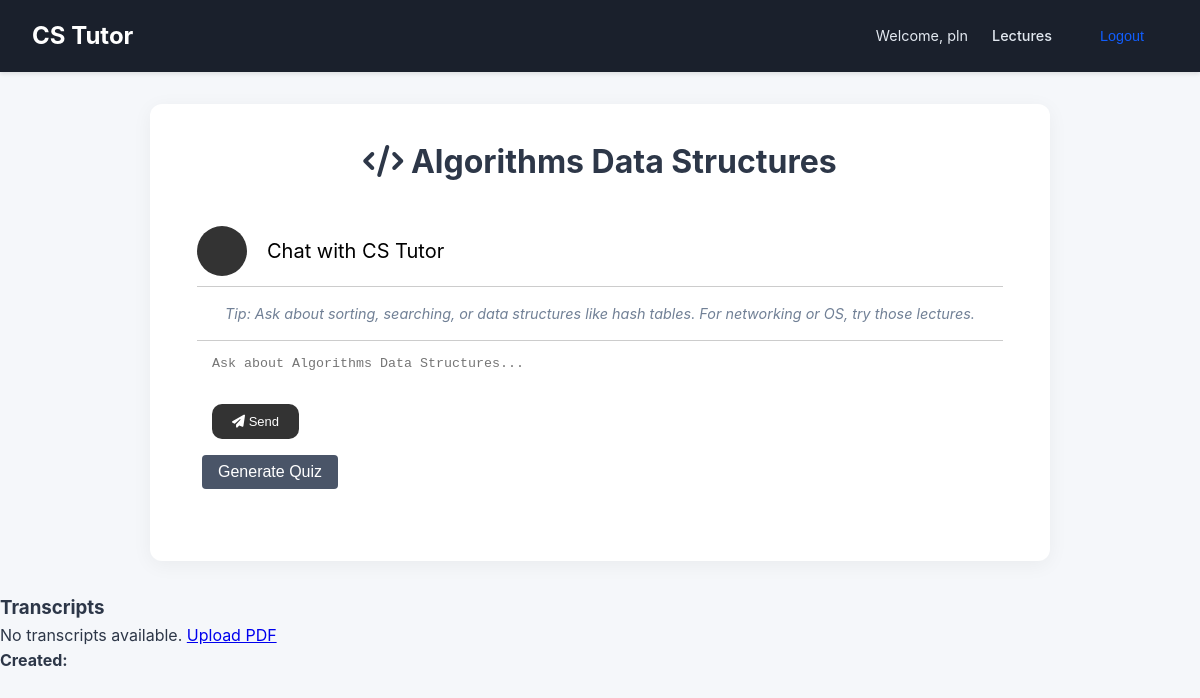
/lecture/algorithms_data_structures/ (signed in), run on an earlier commit of the app's database.
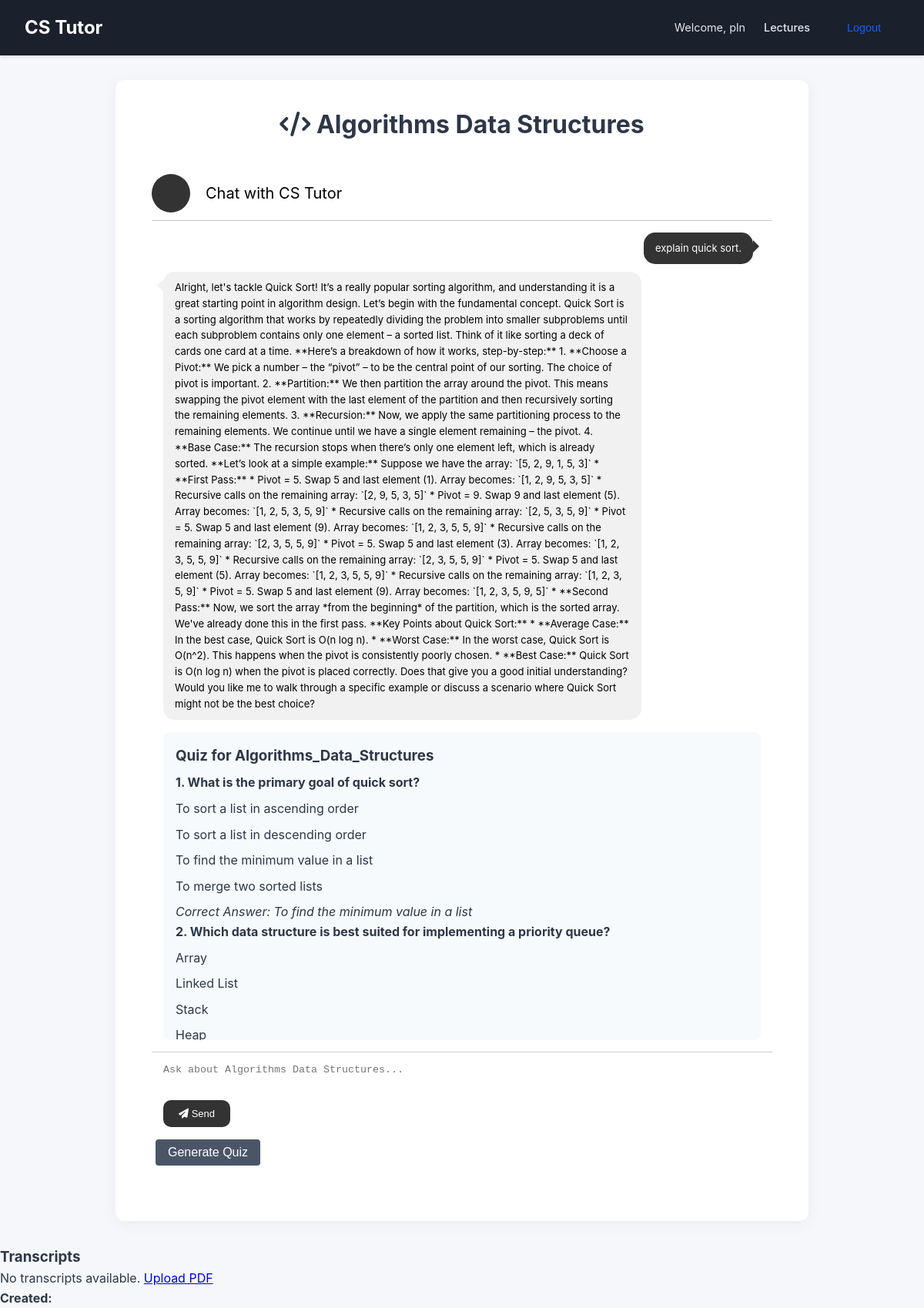
And on a later commit of the database.
### ai_model/models.py (models this page shows)
class ChatHistory(models.Model):
    user = models.ForeignKey(User, on_delete=models.CASCADE)
    lecture = models.CharField(max_length=100)
    user_input = models.TextField(blank=True)
    bot_response = models.TextField(blank=True)
    quiz_id = models.ForeignKey('Quiz', null=True, blank=True, on_delete=models.SET_NULL)
    created_at = models.DateTimeField(auto_now_add=True)

class Quiz(models.Model):
    user = models.ForeignKey(User, on_delete=models.CASCADE)
    lecture = models.CharField(max_length=100)
    question = models.TextField()
    options = models.JSONField()
    correct_answer = models.TextField()
    created_at = models.DateTimeField(auto_now_add=True)

### ai_model/views.py (the view, shortened to what this page needs)
# urls.py: path('lecture/<str:lecture_name>/', views.lecture_view, name='lecture'),
@login_required
def lecture_view(request, lecture_name):
    lecture_config = {
        'algorithms_data_structures': {
            'prompt_file': 'algorithms_data_structures.txt',
            'template': 'lecture_chat.html',
            'lecture_id': 'algorithms_data_structures'
        },
        'networking': {
            'prompt_file': 'networking.txt',
            'template': 'lecture_chat.html',
            'lecture_id': 'networking'
        },
        'operating_systems': {
            'prompt_file': 'operating_systems.txt',
            'template': 'lecture_chat.html',
            'lecture_id': 'operating_systems'
        },
    }
    config = lecture_config.get(lecture_name)
    if not config:
        logger.error(f"Lecture not found: {lecture_name}")
        return render(request, '404.html', {'error': 'Lecture not found'}, status=404)
    start_time = time.time()
    cache_key = f'chat_history:{request.user.id}:{lecture_name}'
    cached_history = cache.get(cache_key)
    if cached_history:
        logger.info(f"Cache hit for {cache_key}, time: {time.time() - start_time:.3f}s")
        chat_history = cached_history
    else:
        logger.info(f"Cache miss for {cache_key}, querying SQLite")
        chat_history = ChatHistory.objects.filter(
            user=request.user, lecture=config['lecture_id']
        ).order_by('created_at')
        cache.set(cache_key, list(chat_history), timeout=3600)
        logger.info(f"Cached {cache_key}, time: {time.time() - start_time:.3f}s")
    quizzes = Quiz.objects.filter(user=request.user, lecture=lecture_name).order_by('created_at')
    transcripts = Transcript.objects.filter(user=request.user, lecture=lecture_name).order_by('-created_at')
    return render(request, config['template'], {
        "chat_history": chat_history,
        "quizzes": quizzes,
        "transcripts": transcripts,  # Add transcripts
        "lecture_name": lecture_name,
        "lecture_title": lecture_name.replace('_', ' ').title(),
    })

### templates/lecture_chat.html (shortened to what this page needs)
<!DOCTYPE html>
<html lang="en">
  {% load static %}
  <head>
    <link rel="stylesheet" href="{% static 'css/style.css' %}" />
    <link rel="stylesheet" href="{% static 'css/chat.css' %}" />
    <link
      rel="stylesheet"
      href="https://cdnjs.cloudflare.com/ajax/libs/font-awesome/6.4.0/css/all.min.css"
    />
  </head>
  <body>
    <header>
      <nav class="navbar">
        <a href="{% url 'lecture_list' %}" class="nav-brand">CS Tutor</a>
        <div class="nav-links">
          <span>Welcome, {{ request.user.username }}</span>
          <a href="{% url 'lecture_list' %}">Lectures</a>
          <form
            method="post"
            action="{% url 'logout' %}"
            style="display: inline"
          >
            <button type="submit" class="nav-button">Logout</button>
          </form>
        </div>
      </nav>
    </header>
    <main class="container">
      <h2>
        <i
          class="fas {% if lecture_name == 'algorithms_data_structures' %}fa-code{% elif lecture_name == 'networking' %}fa-network-wired{% else %}fa-server{% endif %}"
        ></i>
        {{ lecture_title }}
      </h2>
      <div class="card-container">
        <div class="card-header">
          <div class="img-avatar"></div>
          <div class="text-chat">Chat with CS Tutor</div>
        </div>
        <div class="card-body">
          <div class="messages-container" id="chat-box">
    {% include "partials/lecture_chat.html" %}
    {% if not chat_history %}
      <p class="no-messages">
        {% if lecture_name == 'networking' %}
          Tip: Ask about TCP/IP, OSI model, routing, or network security. For data structures, try Algorithms and Data Structures.
        {% elif lecture_name == 'operating_systems' %}
          Tip: Ask about processes, memory management, or scheduling. For networking, try Networking.
        {% elif lecture_name == 'algorithms_data_structures' %}
          Tip: Ask about sorting, searching, or data structures like hash tables. For networking or OS, try those lectures.
        {% else %}
          Tip: Please select a valid lecture.
        {% endif %}
      </p>
    {% endif %}
          </div>
          <div class="message-input">
            <form method="post" id="chat-form">
              <textarea
                name="question"
                id="user-question"
                placeholder="Ask about {{ lecture_title }}..."
                class="message-send"
                required
              ></textarea>
              <button type="submit" class="button-send">
                <i class="fas fa-paper-plane"></i> Send
              </button>
            </form>
            <button class="quiz-generate" id="quiz-generate">
              Generate Quiz
            </button>
          </div>
        </div>
      </div>
    </main>
    <h3>Transcripts</h3>
    {% for transcript in transcripts %}
    <div>
        <p><strong>Created:</strong> {{ transcript.created_at }}</p>
        <p>{{ transcript.transcript_text|truncatewords:50 }}</p>
        <a href="{% url 'transcript_detail' transcript.id %}">View Full Transcript</a>
    </div>
{% empty %}
    <p>No transcripts available. <a href="{% url 'upload_lecture_pdf' lecture_name %}">Upload PDF</a></p>
{% endfor %}
    <div>
        <p><strong>Created:</strong> {{ transcript.created_at }}</p>
    </div>
  </body>
</html>

### templates/partials/lecture_chat.html
{% for message in chat_history %} {% if message.user_input %}
<div class="message-box right">
  <p>{{ message.user_input }}</p>
</div>
{% endif %} {% if message.bot_response %}
<div class="message-box left">
  <p>{{ message.bot_response }}</p>
</div>
{% endif %} {% endfor %} {% if quizzes %}
<div class="quiz-container">
  <h3>Quiz for {{ lecture_name|title }}</h3>
  {% for quiz in quizzes %}
  <div class="quiz-question">
    <p><strong>{{ forloop.counter }}. {{ quiz.question }}</strong></p>
    <ul>
      {% for option in quiz.options %}
      <li>{{ option }}</li>
      {% endfor %}
    </ul>
    <p><em>Correct Answer: {{ quiz.correct_answer }}</em></p>
  </div>
  {% endfor %}
</div>
{% endif %}

### static/css/style.css (style rules this page uses)
* { box-sizing: border-box; margin: 0; padding: 0; }
body { font-family: "Inter", -apple-system, BlinkMacSystemFont, "Segoe UI", Roboto, sans-serif; background-color: #f5f7fa; color: #2d3748; line-height: 1.6; }
.navbar { background-color: #1a202c; padding: 1rem 2rem; display: flex; justify-content: space-between; align-items: center; box-shadow: 0 2px 4px rgba(0, 0, 0, 0.1); }
.nav-brand { color: #ffffff; font-size: 1.5rem; font-weight: 700; text-decoration: none; }
.nav-links { display: flex; align-items: center; gap: 1.5rem; }
.nav-links span { color: #e2e8f0; font-size: 0.9rem; }
.nav-links a { color: #e2e8f0; text-decoration: none; font-weight: 500; font-size: 0.9rem; }
.nav-button { background: none; border: none; color: #115dfc; cursor: pointer; font-weight: 500; font-size: 0.9rem; }
.container { max-width: 900px; margin: 2rem auto; padding: 2rem; background-color: #ffffff; border-radius: 12px; box-shadow: 0 4px 20px rgba(0, 0, 0, 0.05); }
h2 { font-size: 2rem; color: #2d3748; text-align: center; margin-bottom: 1.5rem; }
button { padding: 0.75rem 1.5rem; background-color: #115dfc; color: #ffffff; border: none; border-radius: 6px; cursor: pointer; font-size: 1rem; transition: background-color 0.2s; }

### static/css/chat.css (style rules this page uses)
.card-container { background-color: #fff; border-radius: 10px; padding: 15px; margin: 20px auto; display: flex; flex-direction: column; width: 100%; max-width: 100%; }
.card-header { display: flex; align-items: center; padding-bottom: 10px; border-bottom: 1px solid #ccc; }
.card-header .img-avatar { width: 50px; height: 50px; border-radius: 50%; margin-right: 20px; background-color: #333; }
.card-header .text-chat { color: black; margin: 0; font-size: 20px; }
.card-body { flex: 1; overflow-y: auto; }
.messages-container { padding: 15px; }
.message-box { padding: 10px 15px; margin-bottom: 10px; border-radius: 15px; max-width: 80%; width: fit-content; position: relative; font-size: 13px; }
.message-box.left { background-color: #f1f1f1; color: black; margin-right: 20px; }
.message-box.left::before { content: ''; position: absolute; left: -8px; top: 10px; border-right: 8px solid #f1f1f1; border-top: 8px solid transparent; border-bottom: 8px solid transparent; }
.message-box.right { background-color: #333; color: #fff; margin-left: auto; margin-right: 10px; }
.message-box.right::before { content: ''; position: absolute; right: -8px; top: 10px; border-left: 8px solid #333; border-top: 8px solid transparent; border-bottom: 8px solid transparent; }
.message-input { padding: 5px; border-top: 1px solid #ccc; }
.message-input .message-send { width: 100%; padding: 10px; border: none; border-radius: 10px; resize: none; }
.message-input .button-send { background-color: #333; color: #fff; padding: 10px 20px; border: none; cursor: pointer; margin-left: 10px; border-radius: 10px; font-size: 13px; }

### templates/lecture_chat.html (style rules this page uses)
.quiz-container { margin-top: 1rem; padding: 1rem; background: #f7fafc; border-radius: 8px; }
.quiz-container h3 { margin-bottom: 0.5rem; }
.quiz-container ul { list-style: none; padding: 0; }
.quiz-container li { margin: 0.5rem 0; }
.quiz-generate { background: #4a5568; color: white; padding: 0.5rem 1rem; border-radius: 4px; cursor: pointer; margin-top: 1rem; display: inline-block; }
.quiz-container { margin-top: 1rem; padding: 1rem; background: #f7fafc; border-radius: 8px; max-height: 400px; overflow-y: auto; }

What changed in the data, as far as the page shows it:
added ChatHistory: user_input "explain quick sort.", bot_response "Alright, let's tackle Quick Sort! It’s a really popular sorting algorithm, and understanding it is a great starting point in algorithm design. Let’s begin with the fundamental concept. Quick Sort is a sorting algorithm that works by repeatedly dividing the problem into smaller subproblems until each subproblem contains only one element – a sorted list. Think of it like sorting a deck of cards one card at a time. **Here’s a breakdown of how it works, step-by-step:** 1. **Choose a Pivot:** We pick a number – the “pivot” – to be the central point of our sorting. The choice of pivot is important. 2. **Partition:** We then partition the array around the pivot. This means swapping the pivot…"
added Quiz: question "What is the primary goal of quick sort?", options "To sort a list in ascending order" "To sort a list in descending order" "To find the minimum value in a list" "To merge two sorted lists", correct_answer "To find the minimum value in a list"
added Quiz: question "Which data structure is best suited for implementing a priority queue?", options "Array" "Linked List" "Stack" "Heap"
Also different on the page:
{{ lecture_name|title }}: (not shown) → "Algorithms_Data_Structures"
text no longer shown: "Tip: Ask about sorting, searching, or data structures like hash tables. For networking or OS, try those lectures."
text now shown: "Quiz for"
